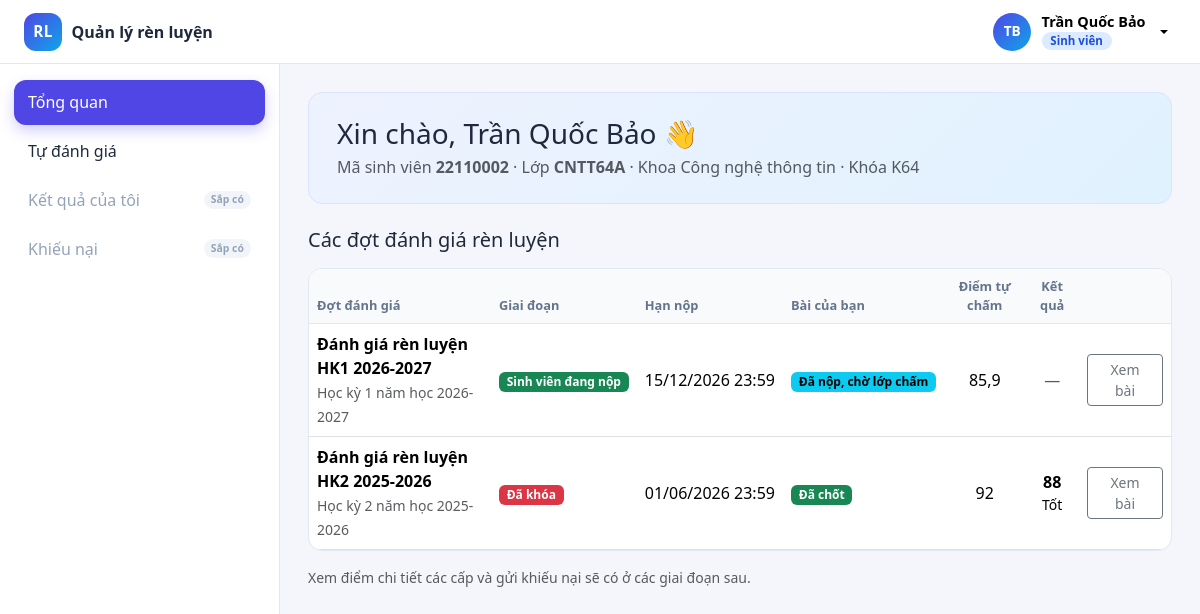
The page /student/dashboard (signed in) on the database its author committed.
### tables this page shows
CREATE TABLE classes (
    id         INT UNSIGNED NOT NULL AUTO_INCREMENT,
    code       VARCHAR(30)  NOT NULL COMMENT 'Mã lớp',
    name       VARCHAR(150) NOT NULL,
    faculty_id INT UNSIGNED NOT NULL,
    cohort     VARCHAR(20)  NOT NULL COMMENT 'Khóa, ví dụ K64 (lọc thống kê theo khóa)',
    advisor_id INT UNSIGNED NULL COMMENT 'GVCN / cố vấn học tập (users, vai trò advisor)',
    monitor_id INT UNSIGNED NULL COMMENT 'Cán bộ lớp (students) - FK thêm ở cuối file',
    created_at TIMESTAMP    NOT NULL DEFAULT CURRENT_TIMESTAMP,
    updated_at TIMESTAMP    NOT NULL DEFAULT CURRENT_TIMESTAMP ON UPDATE CURRENT_TIMESTAMP,
    PRIMARY KEY (id),
    UNIQUE KEY uq_classes_code (code),
    KEY idx_classes_faculty (faculty_id),
    KEY idx_classes_cohort (cohort),
    KEY idx_classes_advisor (advisor_id),
    CONSTRAINT fk_classes_faculty FOREIGN KEY (faculty_id) REFERENCES faculties (id)
        ON UPDATE CASCADE ON DELETE RESTRICT,
    CONSTRAINT fk_classes_advisor FOREIGN KEY (advisor_id) REFERENCES users (id)
        ON UPDATE CASCADE ON DELETE SET NULL
);

CREATE TABLE students (
    id            INT UNSIGNED NOT NULL AUTO_INCREMENT,
    user_id       INT UNSIGNED NOT NULL,
    student_code  VARCHAR(20)  NOT NULL COMMENT 'Mã sinh viên',
    class_id      INT UNSIGNED NOT NULL,
    date_of_birth DATE         NULL,
    gender        ENUM('male','female','other') NULL,
    status        ENUM('studying','suspended','graduated') NOT NULL DEFAULT 'studying',
    created_at    TIMESTAMP    NOT NULL DEFAULT CURRENT_TIMESTAMP,
    updated_at    TIMESTAMP    NOT NULL DEFAULT CURRENT_TIMESTAMP ON UPDATE CURRENT_TIMESTAMP,
    PRIMARY KEY (id),
    UNIQUE KEY uq_students_user (user_id),
    UNIQUE KEY uq_students_code (student_code),
    KEY idx_students_class (class_id),
    CONSTRAINT fk_students_user  FOREIGN KEY (user_id)  REFERENCES users (id)
        ON UPDATE CASCADE ON DELETE RESTRICT,
    CONSTRAINT fk_students_class FOREIGN KEY (class_id) REFERENCES classes (id)
        ON UPDATE CASCADE ON DELETE RESTRICT
);

CREATE TABLE faculties (
    id         INT UNSIGNED NOT NULL AUTO_INCREMENT,
    code       VARCHAR(20)  NOT NULL,
    name       VARCHAR(150) NOT NULL,
    created_at TIMESTAMP    NOT NULL DEFAULT CURRENT_TIMESTAMP,
    PRIMARY KEY (id),
    UNIQUE KEY uq_faculties_code (code)
);

CREATE TABLE evaluation_periods (
    id             INT UNSIGNED NOT NULL AUTO_INCREMENT,
    name           VARCHAR(150) NOT NULL,
    semester_id    INT UNSIGNED NOT NULL,
    framework_id   INT UNSIGNED NOT NULL COMMENT 'Khung điểm áp dụng cho đợt này',
    start_at       DATETIME     NOT NULL COMMENT 'Mốc 1: bắt đầu đợt',
    student_end_at DATETIME     NOT NULL COMMENT 'Mốc 2: hạn sinh viên nộp',
    class_end_at   DATETIME     NOT NULL COMMENT 'Mốc 3: hạn lớp chấm',
    advisor_end_at DATETIME     NOT NULL COMMENT 'Mốc 4: hạn GVCN duyệt',
    status         ENUM('open','locked') NOT NULL DEFAULT 'open',
    locked_at      DATETIME     NULL,
    note           VARCHAR(500) NULL,
    created_by     INT UNSIGNED NULL,
    created_at     TIMESTAMP    NOT NULL DEFAULT CURRENT_TIMESTAMP,
    updated_at     TIMESTAMP    NOT NULL DEFAULT CURRENT_TIMESTAMP ON UPDATE CURRENT_TIMESTAMP,
    PRIMARY KEY (id),
    KEY idx_periods_semester (semester_id),
    KEY idx_periods_framework (framework_id),
    KEY idx_periods_status_end (status, advisor_end_at),
    CONSTRAINT fk_periods_semester FOREIGN KEY (semester_id) REFERENCES semesters (id)
        ON UPDATE CASCADE ON DELETE RESTRICT,
    CONSTRAINT fk_periods_framework FOREIGN KEY (framework_id) REFERENCES criteria_frameworks (id)
        ON UPDATE CASCADE ON DELETE RESTRICT,
    CONSTRAINT fk_periods_creator FOREIGN KEY (created_by) REFERENCES users (id)
        ON UPDATE CASCADE ON DELETE SET NULL
);

CREATE TABLE semesters (
    id            INT UNSIGNED     NOT NULL AUTO_INCREMENT,
    academic_year VARCHAR(9)       NOT NULL COMMENT 'Năm học, ví dụ 2026-2027',
    term          TINYINT UNSIGNED NOT NULL COMMENT 'Học kỳ: 1, 2, 3 (hè)',
    name          VARCHAR(100)     NOT NULL COMMENT 'Ví dụ: Học kỳ 1 năm học 2026-2027',
    start_date    DATE             NOT NULL,
    end_date      DATE             NOT NULL,
    is_current    TINYINT(1)       NOT NULL DEFAULT 0 COMMENT '1 = học kỳ hiện hành',
    created_at    TIMESTAMP        NOT NULL DEFAULT CURRENT_TIMESTAMP,
    PRIMARY KEY (id),
    UNIQUE KEY uq_semesters_year_term (academic_year, term)
);

CREATE TABLE evaluations (
    id                  INT UNSIGNED NOT NULL AUTO_INCREMENT,
    period_id           INT UNSIGNED NOT NULL,
    student_id          INT UNSIGNED NOT NULL,
    status              ENUM('draft','submitted','class_graded','need_edit','advisor_approved','final')
                        NOT NULL DEFAULT 'draft',
    self_total          DECIMAL(5,2) NULL COMMENT 'Tổng điểm SV tự chấm',
    class_total         DECIMAL(5,2) NULL COMMENT 'Tổng điểm lớp chấm',
    advisor_total       DECIMAL(5,2) NULL COMMENT 'Tổng điểm GVCN duyệt',
    final_total         DECIMAL(5,2) NULL COMMENT 'Điểm cuối cùng (nhà trường)',
    rating              VARCHAR(20)  NULL COMMENT 'Xuất sắc | Tốt | Khá | Trung bình | Yếu | Kém',
    self_note           TEXT         NULL COMMENT 'Ghi chú của sinh viên',
    class_note          TEXT         NULL COMMENT 'Ghi chú của lớp',
    advisor_note        TEXT         NULL COMMENT 'Ghi chú của GVCN',
    final_note          TEXT         NULL COMMENT 'Ghi chú của nhà trường',
    submitted_at        DATETIME     NULL,
    class_graded_at     DATETIME     NULL,
    class_graded_by     INT UNSIGNED NULL COMMENT 'Cán bộ lớp (users) đã chấm',
    advisor_approved_at DATETIME     NULL,
    advisor_approved_by INT UNSIGNED NULL,
    finalized_at        DATETIME     NULL,
    finalized_by        INT UNSIGNED NULL,
    created_at          TIMESTAMP    NOT NULL DEFAULT CURRENT_TIMESTAMP,
    updated_at          TIMESTAMP    NOT NULL DEFAULT CURRENT_TIMESTAMP ON UPDATE CURRENT_TIMESTAMP,
    PRIMARY KEY (id),
    UNIQUE KEY uq_evaluations_period_student (period_id, student_id),
    KEY idx_evaluations_student (student_id),
    KEY idx_evaluations_status (period_id, status),
    KEY idx_evaluations_rating (rating),
    CONSTRAINT fk_evaluations_period FOREIGN KEY (period_id) REFERENCES evaluation_periods (id)
        ON UPDATE CASCADE ON DELETE RESTRICT,
    CONSTRAINT fk_evaluations_student FOREIGN KEY (student_id) REFERENCES students (id)
        ON UPDATE CASCADE ON DELETE RESTRICT,
    CONSTRAINT fk_evaluations_class_by FOREIGN KEY (class_graded_by) REFERENCES users (id)
        ON UPDATE CASCADE ON DELETE SET NULL,
    CONSTRAINT fk_evaluations_advisor_by FOREIGN KEY (advisor_approved_by) REFERENCES users (id)
        ON UPDATE CASCADE ON DELETE SET NULL,
    CONSTRAINT fk_evaluations_final_by FOREIGN KEY (finalized_by) REFERENCES users (id)
        ON UPDATE CASCADE ON DELETE SET NULL
);

### views/student/dashboard.php (the view, shortened to what the rows shown need)
<section class="welcome-card">
    <h1 class="h3 mb-1">Xin chào, <?= e(Auth::user()['full_name']) ?> 👋</h1>
    <?php if ($student): ?>
        <p class="mb-0 text-muted">
            Mã sinh viên <strong><?= e($student['student_code']) ?></strong> · Lớp <strong><?= e($student['class_code']) ?></strong>
            · <?= e($student['faculty_name']) ?> · Khóa <?= e($student['cohort']) ?>
        </p>
    <?php endif; ?>
</section>
<?php if (!$student): ?>
    <div class="alert alert-warning mt-4">Tài khoản của bạn chưa gắn với hồ sơ sinh viên. Vui lòng liên hệ quản trị viên.</div>
<?php else: ?>
    <h2 class="h5 mt-4 mb-3">Các đợt đánh giá rèn luyện</h2>
    <?php if (!$periods): ?>
        <div class="alert alert-info">Chưa có đợt đánh giá nào được mở.</div>
    <?php else: ?>
        <div class="table-card">
            <table class="table align-middle mb-0">
                <thead>
                <tr>
                    <th>Đợt đánh giá</th><th>Giai đoạn</th><th>Hạn nộp</th><th>Bài của bạn</th>
                    <th class="text-center">Điểm tự chấm</th><th class="text-center">Kết quả</th><th></th>
                </tr>
                </thead>
                <tbody>
                <?php foreach ($periods as $p): ?>
                    <tr>
                        <td><div class="fw-semibold"><?= e($p['name']) ?></div><small class="text-muted"><?= e($p['semester_name']) ?></small></td>
                        <td><?= phase_badge($p['phase']) ?></td>
                        <td class="text-nowrap"><?= e(fmt_datetime($p['student_end_at'])) ?></td>
                        <td><?= $p['evaluation_id'] ? eval_badge($p['evaluation_status']) : '<span class="text-muted">Chưa bắt đầu</span>' ?></td>
                        <td class="text-center"><?= e(fmt_score($p['self_total'])) ?></td>
                        <td class="text-center">
                            <?php if ($p['show_result']): ?>
                                <strong><?= e(fmt_score($p['final_total'] ?? $p['advisor_total'])) ?></strong>
                                <div class="small"><?= e($p['rating']) ?></div>
                            <?php else: ?>
                                <span class="text-muted">—</span>
                            <?php endif; ?>
                        </td>
                        <td class="text-end">
                            <?php if ($p['can_edit']): ?>
                                <a class="btn btn-brand btn-sm px-3" href="<?= e(url('assessment/form/' . $p['id'])) ?>">
                                    <?= !$p['evaluation_id'] ? 'Bắt đầu đánh giá' : ($p['evaluation_status'] === EVAL_NEED_EDIT ? 'Chỉnh sửa lại' : 'Tiếp tục') ?>
                                </a>
                            <?php elseif ($p['evaluation_id']): ?>
                                <a class="btn btn-outline-secondary btn-sm px-3" href="<?= e(url('assessment/form/' . $p['id'])) ?>">Xem bài</a>
                            <?php endif; ?>
                        </td>
                    </tr>
                <?php endforeach; ?>
                </tbody>
            </table>
        </div>
    <?php endif; ?>
<?php endif; ?>

### helpers/format.php (shortened to what the rows shown need)
<?php
function now_str()
{
    return date('Y-m-d H:i:s');
}
function fmt_datetime($s)
{
    return $s ? date('d/m/Y H:i', strtotime($s)) : '—';
}
function fmt_score($n)
{
    $s = rtrim(rtrim(number_format((float) $n, 2, ',', ''), '0'), ',');
    return $s === '' ? '0' : $s;
}
function badge($text, $color)
{
    return '<span class="badge text-bg-' . e($color) . '">' . e($text) . '</span>';
}
function eval_badge($status)
{
    return badge(EVAL_LABELS[$status] ?? $status, EVAL_COLORS[$status] ?? 'secondary');
}
function phase_badge($phase)
{
    return badge(PHASE_LABELS[$phase] ?? $phase, PHASE_COLORS[$phase] ?? 'secondary');
}

### rows shown on the page
classes: students.student_code "22110002", code "CNTT64A", faculty.name "Khoa Công nghệ thông tin", cohort "K64"
evaluation_periods: name "Đánh giá rèn luyện HK1 2026-2027", semester.name "Học kỳ 1 năm học 2026-2027", text "Sinh viên đang nộp Đã nộp, chờ lớp chấm", student_end_at "15/12/2026 23:59", evaluations.self_total "85,9"
evaluation_periods: name "Đánh giá rèn luyện HK2 2025-2026", semester.name "Học kỳ 2 năm học 2025-2026", text "Đã khóa Đã chốt", student_end_at "01/06/2026 23:59", evaluations.self_total "92", evaluations.final_total "88", evaluations.rating "Tốt"

### other values the page prints
initials($user['full_name']) "TB"
$user['full_name'] "Trần Quốc Bảo"
ROLE_LABELS[$user['role']] "Sinh viên"
$label "Tổng quan"
$label "Tự đánh giá"
$label "Kết quả của tôi"
$label "Khiếu nại"
Auth::user()['full_name'] "Trần Quốc Bảo"
